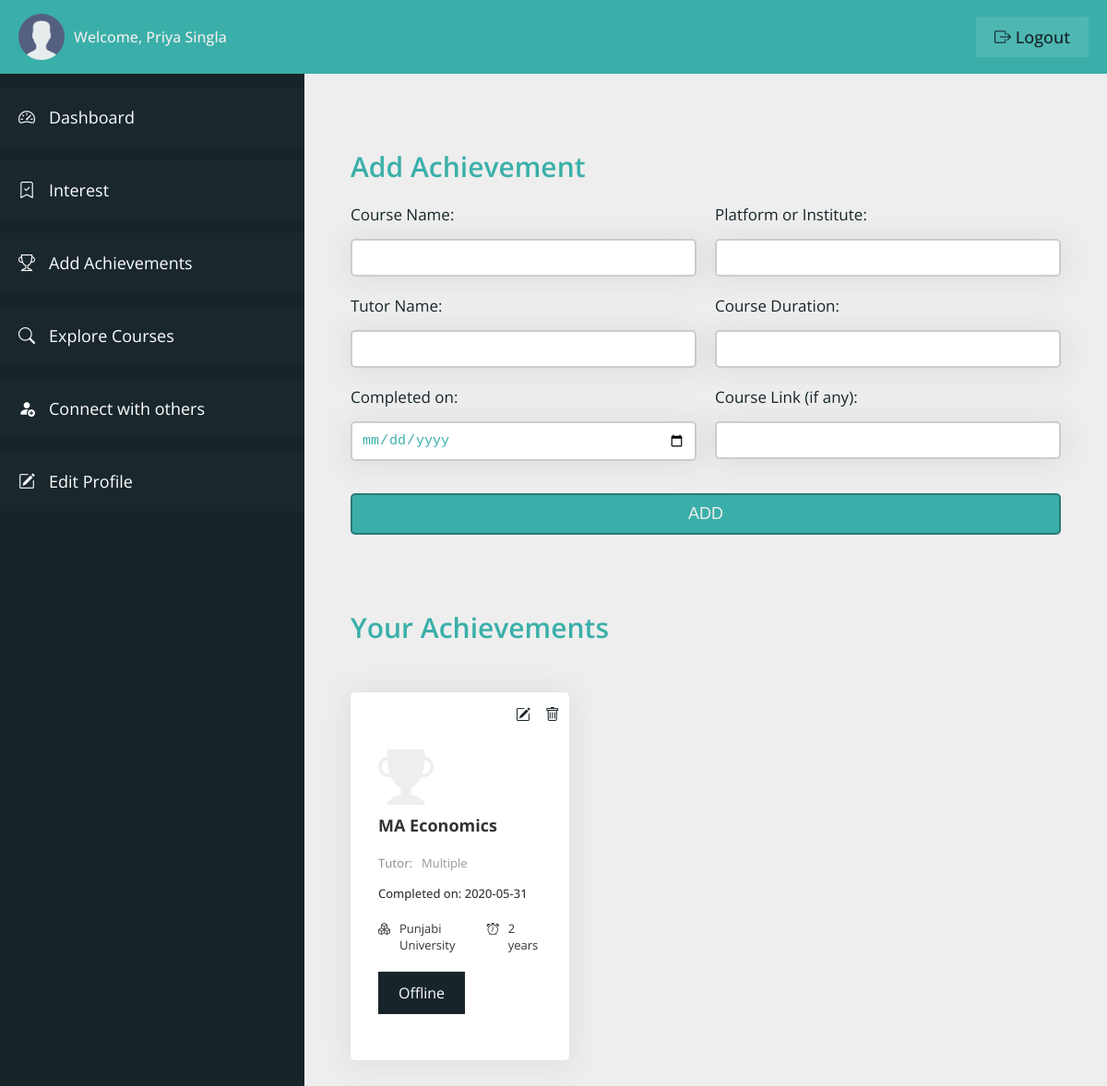
Page /student/user-achievements.php (signed in) on the committed database.
### tables this page shows
CREATE TABLE `user_table` (
  `user_id` int(11) NOT NULL,
  `user_firstname` varchar(100) NOT NULL,
  `user_lastname` varchar(100) NOT NULL,
  `user_type` varchar(20) NOT NULL,
  `user_email` varchar(100) NOT NULL,
  `user_phone` varchar(10) NOT NULL,
  `user_password` varchar(100) NOT NULL,
  `user_createdon` datetime NOT NULL DEFAULT current_timestamp()
);

CREATE TABLE `achievement_table` (
  `achievement_id` int(11) NOT NULL,
  `achievement_userid` int(11) NOT NULL,
  `achievement_course` varchar(100) NOT NULL,
  `achievement_platform` varchar(100) NOT NULL,
  `achievement_tutor` varchar(100) NOT NULL,
  `achievement_courseduration` varchar(20) NOT NULL,
  `achievement_courselink` varchar(200) NOT NULL,
  `achievement_completedon` varchar(20) NOT NULL,
  `added_on` datetime NOT NULL DEFAULT current_timestamp()
);

### student/user-achievements.php (the view, shortened to what this page needs)
<?php
include "connection.php";
?>
<!DOCTYPE html>
<html lang="en">
<head>
    <link rel="stylesheet" href="css/style-dashboard.css">
    <link rel="stylesheet" href="https://cdn.jsdelivr.net/npm/bootstrap-icons@1.11.0/font/bootstrap-icons.css">
</head>
<body>
    <div class="container">
        <header class="header">
            <div class="header__left">
                <img src="img/user.png" class="user__header-user" alt="user">
                <span class="header__user-name">Welcome,
                    <?php
                    $q = "SELECT * FROM user_table WHERE user_id = '" . $_SESSION['userIdVce'] . "'";
                    $r = mysqli_query($con, $q);
                    if (mysqli_num_rows($r) > 0) {
                        $row = mysqli_fetch_array($r);
                        echo $row['user_firstname'] . ' ' . $row['user_lastname'];
                    }
                    ?>
                </span>
            </div>
            <div class="header__right">
                <a href="logout.php" class="header__user-logout"><i class="bi bi-box-arrow-right"></i> logout</a>
            </div>
        </header>
        <section class="sidebar">
            <ul class="sidebar__items">
                <a href="dashboard.php" class="sidebar__item-link">
                    <li class="sidebar__item">
                        <i class="bi bi-speedometer2"></i>
                        <span>Dashboard</span>
                    </li>
                </a>
                <a href="user-interest.php" class="sidebar__item-link">
                    <li class="sidebar__item">
                        <i class="bi bi-bookmark-check"></i>
                        <span>Interest</span>
                    </li>
                </a>
                <a href="user-achievements.php" class="sidebar__item-link">
                    <li class="sidebar__item">
                        <i class="bi bi-trophy"></i>
                        <span>Add Achievements</span>
                    </li>
                </a>
                <a href="explore-courses.php" class="sidebar__item-link">
                    <li class="sidebar__item">
                        <i class="bi bi-search"></i>
                        <span>Explore Courses</span>
                    </li>
                </a>
                <a href="connect.php" class="sidebar__item-link">
                    <li class="sidebar__item">
                        <i class="bi bi-person-fill-add"></i>
                        <span>Connect with others</span>
                    </li>
                </a>
                <a href="profile.php" class="sidebar__item-link">
                    <li class="sidebar__item">
                        <i class="bi bi-pencil-square"></i>
                        <span>Edit Profile</span>
                    </li>
                </a>
            </ul>
        </section>
        <main class="main__content">
            <div class="login-container-2">
                <form action="<?php echo htmlspecialchars($_SERVER['PHP_SELF']) ?>" method="post" class="login__form">
                    <h3 class="heading-3">Add Achievement</h3>
                    <div class="input">
                        <label class="label__text">Course Name:</label>
                        <input type="text" class="input__box" name="c_name" required>
                    </div>
                    <div class="input">
                        <label class="label__text">Platform or Institute:</label>
                        <input type="text" class="input__box" name="p_name" required>
                    </div>
                    <div class="input">
                        <label class="label__text">Tutor Name:</label>
                        <input type="text" class="input__box" name="t_name" required>
                    </div>
                    <div class="input">
                        <label class="label__text">Course Duration:</label>
                        <input type="text" class="input__box" name="c_duration" required>
                    </div>
                    <div class="input">
                        <label class="label__text">Completed on:</label>
                        <input type="date" class="input__box" name="c_completedon" required>
                    </div>
                    <div class="input">
                        <label class="label__text">Course Link (if any):</label>
                        <input type="text" class="input__box" name="c_link">
                    </div>
                    <div class="input input__btn">
                        <input type="submit" value="Add" class="btn" name="add_achievement">
                    </div>
                </form>
            </div>
            <div class="view__container">
                <div class="course__card-container">
                    <h3 class="heading-3">
                        Your Achievements
                    </h3>
                    <?php
                    $query = "SELECT * FROM achievement_table WHERE achievement_userid = '" . $_SESSION['userIdVce'] . "'";
                    $runQ = mysqli_query($con, $query);
                    if (mysqli_num_rows($runQ) > 0) {
                        while ($rowQ = mysqli_fetch_array($runQ)) {
                    ?>
                    <div class="course__card">
                        <span class="achievement_trophy">
                            <i class="bi bi-trophy-fill"></i>
                        </span>
                        <h3 class="course__name-heading">
                            <?php echo $rowQ['achievement_course']; ?>
                        </h3>
                        <p class="course__tutor-name">
                            <span class="course__tutor-label">Tutor:</span>
                            <span><?php echo $rowQ['achievement_tutor']; ?></span>
                        </p>
                        <p class="course__completedon">
                            <span>Completed on:</span>
                            <span><?php echo $rowQ['achievement_completedon']; ?></span>
                        </p>
                        <div class="course__level-duration">
                            <p class="course__level">
                                <span>
                                    <i class="bi bi-boxes"></i>
                                </span>
                                <span><?php echo $rowQ['achievement_platform']; ?></span>
                            </p>
                            <p class="course__duration">
                                <span>
                                    <i class="bi bi-alarm"></i>
                                </span>
                                <span>
                                    <?php echo $rowQ['achievement_courseduration']; ?>
                                </span>
                            </p>
                        </div>
                        <?php
                                if ($rowQ['achievement_courselink'] == '') { ?>
                        <a class="course__link-btn" href="#">
                            Offline
                        </a>
                        <?php
                                }
                                ?>
                        <div class="course__options">
                            <a href="edit-user-achievement.php?aid=<?php echo $rowQ['achievement_id']; ?>"
                                class="edit-btn">
                                <i class="bi bi-pencil-square"></i>
                            </a>
                            <a onclick="return confirm('Are you sure you want to delete this item?');"
                                href="remove-user-achievement.php?aid=<?php echo $rowQ['achievement_id']; ?>"
                                class="remove-btn">
                                <i class="bi bi-trash"></i>
                            </a>
                        </div>
                    </div>
                    <?php
                        }
                    }
                    ?>
                </div>
            </div>
        </main>
    </div>
</body>
</html>

### student/css/style-dashboard.css (style rules this page uses)
:root { --color-primary: #3aafa9; --color-primary-dark: #2b7a78; --color-primary-light: #def2f1; --color-secondary: #17252a; --color-secondary-dark: #101a1d; --color-secondary-light: #377084; --color-grey-light-1: #999; --color-grey-light-2: #ccc; --color-grey-light-3: #eee; --color-grey-dark-1: #242424; --color-grey-dark-2: #333; --color-grey-dark-3: #474747; --color-white: #fff; --font-default: "Open Sans", sans-serif; }
*, *::before, *::after { margin: 0; padding: 0; box-sizing: inherit; }
html { font-size: 62.5%; box-sizing: border-box; }
body { color: var(--color-grey-dark-2); font-family: var(--font-default); }
.container { height: 100vh; display: grid; grid-template-columns: 33rem 1fr; grid-template-rows: 8rem calc(100vh - 8rem); }
.header { grid-column: 1 / -1; background-color: var(--color-primary); display: flex; align-items: center; justify-content: space-between; padding: 0 2rem; }
.header__left { display: flex; align-items: center; gap: 1rem; }
.user__header-user { width: 5rem; }
.header__user-name { font-size: 1.6rem; color: var(--color-grey-light-3); font-weight: 500; }
.header__user-logout:link, .header__user-logout:visited { font-size: 1.8rem; color: var(--color-secondary); background-color: rgba(255, 255, 255, 0.1); text-decoration: none; text-transform: capitalize; font-weight: 500; padding: 1rem 2rem; transition: all 0.2s; }
.sidebar { background-color: var(--color-secondary); overflow-y: scroll; padding-top: 1.5rem; scroll-behavior: smooth; }
.sidebar__item { padding: 2rem; background-color: rgba(255, 255, 255, 0.01); margin-bottom: 1.5rem; display: flex; gap: 1.5rem; transition: all 0.2s; }
.sidebar__item-link:link, .sidebar__item-link:visited { color: var(--color-white); text-decoration: none; font-size: 1.8rem; }
.main__content { background-color: var(--color-grey-light-3); padding: 8rem 5rem; overflow-y: scroll; scroll-behavior: smooth; }
.login__form { display: grid; grid-template-columns: repeat(2, 1fr); grid-column-gap: 2rem; }
.heading-3 { font-size: 3rem; font-weight: 600; color: var(--color-primary); margin-bottom: 2rem; grid-column: 1 / -1; }
.input__btn { grid-column: 1 / -1; }
.input { display: flex; flex-direction: column; gap: 1.5rem; }
.label__text { font-size: 1.7rem; font-weight: 400; color: var(--color-secondary); }
.input__box { padding: 1rem; border: 2px solid var(--color-grey-light-2); border-radius: 5px; background-color: var(--color-white); color: var(--color-primary); box-shadow: 0px 0.2rem 3rem 0.2rem rgba(156, 156, 156, 0.2); font-size: 1.5rem; margin-bottom: 2rem; }
.btn { padding: 1rem; font-size: 1.8rem; text-transform: uppercase; font-weight: 500; margin-top: 1.5rem; background-color: var(--color-primary); border: 2px solid var(--color-primary-dark); color: var(--color-grey-light-3); border-radius: 5px; cursor: pointer; }
.view__container { margin-top: 8rem; }
.course__card-container { display: grid; grid-template-columns: repeat(3, 1fr); grid-gap: 3rem; }
.course__card { background-color: var(--color-white); box-shadow: 0px 0.2rem 3rem 0.2rem rgba(156, 156, 156, 0.2); padding: 5rem 3rem; border-radius: 0.5rem; position: relative; }
.course__name-heading { font-size: 1.8rem; margin-bottom: 2rem; }
.course__tutor-name { display: flex; gap: 1rem; font-size: 1.3rem; margin-bottom: 1.5rem; color: var(--color-grey-light-1); }
.course__tutor-label { font-weight: 500; }
.course__level-duration { display: flex; justify-content: space-between; margin-bottom: 2rem; font-size: 1.3rem; }
.course__level { display: flex; gap: 1rem; }
.course__duration { display: flex; gap: 1rem; }
.course__options { position: absolute; top: 0.5rem; right: 0.5rem; }
.edit-btn { display: inline-block; color: var(--color-secondary); font-size: 1.6rem; padding: 0.8rem; }
.remove-btn { display: inline-block; color: var(--color-secondary); font-size: 1.6rem; padding: 0.5rem; }
.course__link-btn:link, .course__link-btn:visited { font-size: 1.6rem; text-decoration: none; background-color: var(--color-secondary); color: var(--color-white); border: 2px solid var(--color-secondary); padding: 1rem 2rem; transition: all 0.2s; display: inline-block; }
.achievement_trophy { font-size: 6rem; color: var(--color-grey-light-3); margin-bottom: 6rem; }
.course__completedon { font-size: 1.3rem; margin-bottom: 2rem; font-weight: 500; }

### rows in the picture
user_table: user_firstname "Priya", user_lastname "Singla"
achievement_table: achievement_course "MA Economics", achievement_tutor "Multiple", achievement_completedon "2020-05-31", achievement_platform "Punjabi University", achievement_courseduration "2 years", achievement_courselink "Offline"
